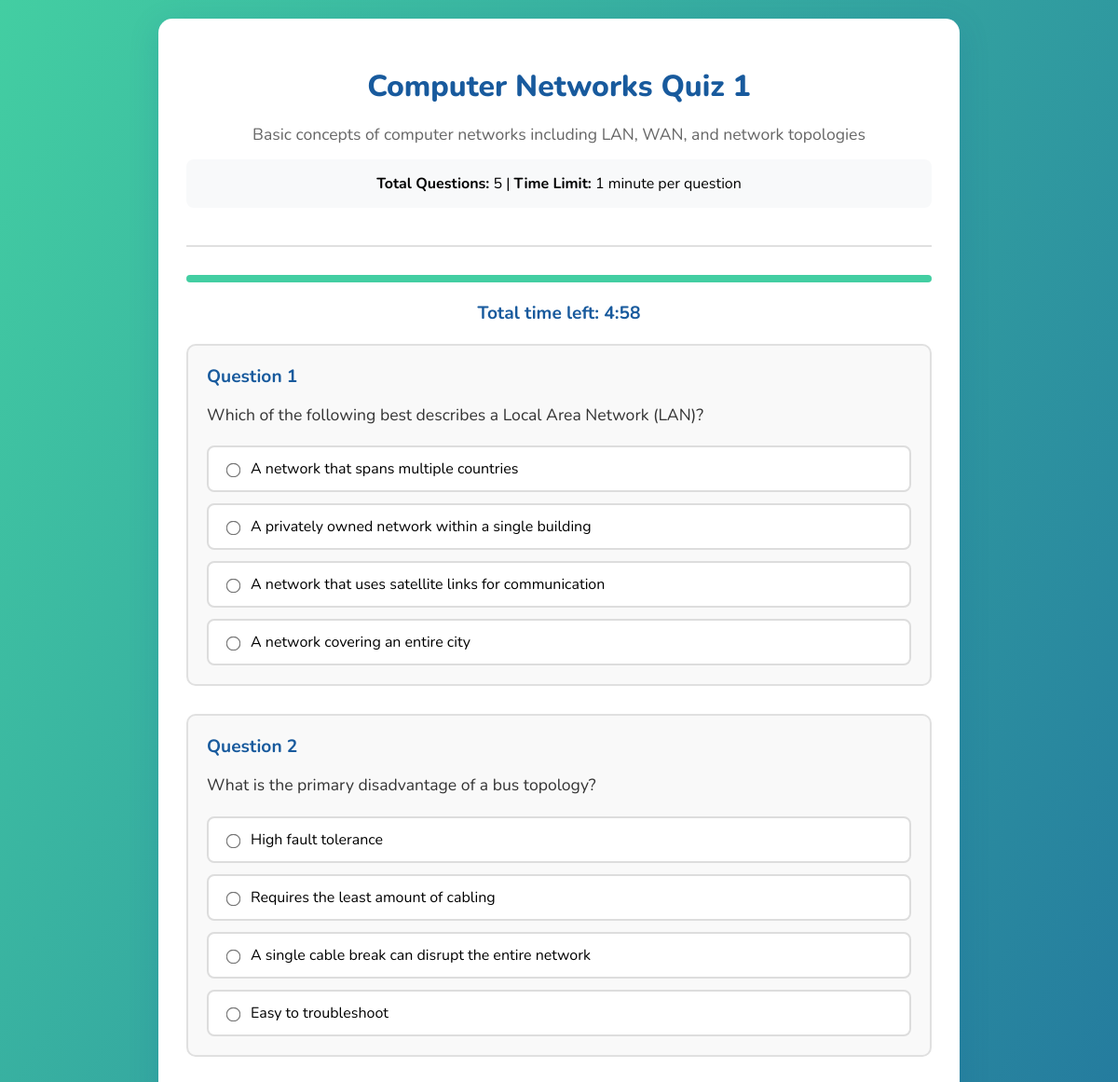
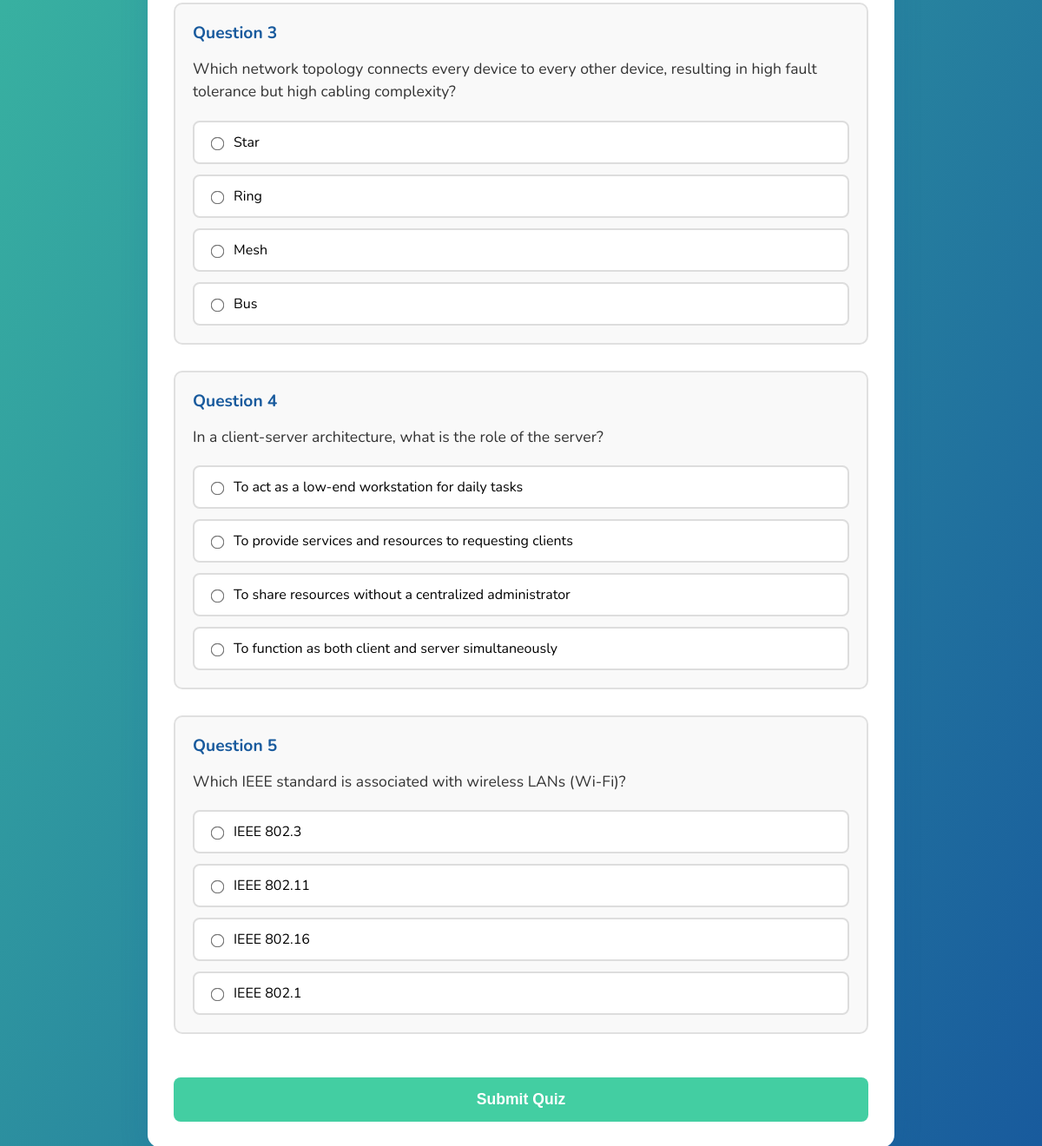
Page /components/quiz_template_db.php?quiz_id=1 on the committed database (2 pictures, top to bottom).
### tables this page shows
CREATE TABLE IF NOT EXISTS quizzes (
    id INT AUTO_INCREMENT PRIMARY KEY,
    title VARCHAR(255) NOT NULL,
    description TEXT,
    course_id INT DEFAULT 1,
    created_by VARCHAR(100),
    created_date TIMESTAMP DEFAULT CURRENT_TIMESTAMP,
    is_active BOOLEAN DEFAULT TRUE
);

CREATE TABLE IF NOT EXISTS quiz_questions (
    id INT AUTO_INCREMENT PRIMARY KEY,
    quiz_id INT NOT NULL,
    question_text TEXT NOT NULL,
    option_a VARCHAR(500) NOT NULL,
    option_b VARCHAR(500) NOT NULL,
    option_c VARCHAR(500) NOT NULL,
    option_d VARCHAR(500) NOT NULL,
    correct_answer ENUM('A', 'B', 'C', 'D') NOT NULL,
    question_order INT DEFAULT 0,
    FOREIGN KEY (quiz_id) REFERENCES quizzes(id) ON DELETE CASCADE
);

### components/quiz_template_db.php (the view, shortened to what this page needs)
<?php
include '../config/conn.php';
$quiz_id = isset($_GET['quiz_id']) ? intval($_GET['quiz_id']) : 1;
$sql = "SELECT * FROM quizzes WHERE id = $quiz_id AND is_active = 1";
$result = mysqli_query($conn, $sql);
$quiz = mysqli_fetch_assoc($result);
$sql = "SELECT * FROM quiz_questions WHERE quiz_id = $quiz_id ORDER BY question_order";
$questions_result = mysqli_query($conn, $sql);
$questions = [];
while ($row = mysqli_fetch_assoc($questions_result)) {
    $questions[] = $row;
}
?>
<!DOCTYPE html>
<html lang="en">
<head>
</head>
<body>
    <div class="quiz-container">
        <div class="quiz-header">
            <h1 class="quiz-title"><?php echo htmlspecialchars($quiz['title']); ?></h1>
            <p class="quiz-description"><?php echo htmlspecialchars($quiz['description']); ?></p>
            <div class="quiz-info">
                <strong>Total Questions:</strong> <?php echo count($questions); ?> |
                <strong>Time Limit:</strong> 1 minute per question
            </div>
        </div>
        <form method="POST" action="submit_quiz_db.php" id="quizForm">
            <div class="progress-bar">
                <div class="progress-fill" id="progressFill"></div>
            </div>
            <div class="timer" id="globalTimer">
                Total time left: <span id="globalTimeLeft"></span>
            </div>
            <div id="questionArea">
            <?php foreach ($questions as $index => $question): ?>
                <div class="question-container">
                    <div class="question-number">Question <?php echo $index + 1; ?></div>
                    <div class="question-text"><?php echo htmlspecialchars($question['question_text']); ?></div>
                    <div class="options-container">
                        <label class="option"><input type="radio" name="answers[<?php echo $index; ?>]" value="A" required> <?php echo htmlspecialchars($question['option_a']); ?></label>
                        <label class="option"><input type="radio" name="answers[<?php echo $index; ?>]" value="B"> <?php echo htmlspecialchars($question['option_b']); ?></label>
                        <label class="option"><input type="radio" name="answers[<?php echo $index; ?>]" value="C"> <?php echo htmlspecialchars($question['option_c']); ?></label>
                        <label class="option"><input type="radio" name="answers[<?php echo $index; ?>]" value="D"> <?php echo htmlspecialchars($question['option_d']); ?></label>
                    </div>
                </div>
            <?php endforeach; ?>
            </div>
            <div class="actions" style="display: flex; justify-content: center; margin-top: 20px;">
                <button type="submit" class="submit-btn" id="submitBtn">Submit Quiz</button>
            </div>
        </form>
    </div>
</body>
</html>

### components/quiz_template_db.php (style rules this page uses)
body { font-family: 'Nunito', 'Segoe UI', Arial, sans-serif; background: linear-gradient(120deg, #43cea2 0%, #185a9d 100%); min-height: 100vh; margin: 0; padding: 20px; }
.quiz-container { max-width: 800px; margin: 0 auto; background: white; border-radius: 15px; box-shadow: 0 8px 32px rgba(24,90,157,0.18); padding: 30px; }
.quiz-header { text-align: center; margin-bottom: 30px; padding-bottom: 20px; border-bottom: 2px solid #e0e0e0; }
.quiz-title { color: #185a9d; font-size: 2rem; font-weight: 800; margin-bottom: 10px; }
.quiz-description { color: #666; font-size: 1.1rem; margin-bottom: 15px; }
.quiz-info { background: #f8f9fa; padding: 15px; border-radius: 8px; margin-bottom: 20px; }
.question-container { margin-bottom: 30px; padding: 20px; border: 2px solid #e0e0e0; border-radius: 10px; background: #f9f9f9; }
.question-number { font-weight: 700; color: #185a9d; font-size: 1.2rem; margin-bottom: 15px; }
.question-text { font-size: 1.1rem; margin-bottom: 20px; color: #333; line-height: 1.5; }
.options-container { display: grid; gap: 12px; }
.option { display: flex; align-items: center; padding: 12px 15px; border: 2px solid #ddd; border-radius: 8px; cursor: pointer; transition: all 0.3s; background: white; }
.option input[type="radio"] { margin-right: 12px; transform: scale(1.2); }
.submit-btn { background: #43cea2; color: white; border: none; padding: 15px 30px; border-radius: 8px; cursor: pointer; font-size: 1.1rem; font-weight: 600; width: 100%; margin-top: 20px; transition: background 0.3s; }
.timer { text-align: center; font-size: 1.2rem; font-weight: 700; color: #185a9d; margin-bottom: 20px; }
.progress-bar { width: 100%; height: 8px; background: #e0e0e0; border-radius: 4px; margin-bottom: 20px; overflow: hidden; }
.progress-fill { height: 100%; background: #43cea2; transition: width 0.3s; }

### rows in the picture
quizzes: title "Computer Networks Quiz 1", description "Basic concepts of computer networks including LAN, WAN, and network topologies"
quiz_questions: question_text "Which of the following best describes a Local Area Network (LAN)?", option_a "A network that spans multiple countries", option_b "A privately owned network within a single building", option_c "A network that uses satellite links for communication", option_d "A network covering an entire city"
quiz_questions: question_text "What is the primary disadvantage of a bus topology?", option_a "High fault tolerance", option_b "Requires the least amount of cabling", option_c "A single cable break can disrupt the entire network", option_d "Easy to troubleshoot"
quiz_questions: question_text "Which network topology connects every device to every other device, resulting in high fault tolerance but high cabling complexity?", option_a "Star", option_b "Ring", option_c "Mesh", option_d "Bus"
quiz_questions: question_text "In a client-server architecture, what is the role of the server?", option_a "To act as a low-end workstation for daily tasks", option_b "To provide services and resources to requesting clients", option_c "To share resources without a centralized administrator", option_d "To function as both client and server simultaneously"
quiz_questions: question_text "Which IEEE standard is associated with wireless LANs (Wi-Fi)?", option_a "IEEE 802.3", option_b "IEEE 802.11", option_c "IEEE 802.16", option_d "IEEE 802.1"

### other values in the picture
count($questions) "5"
